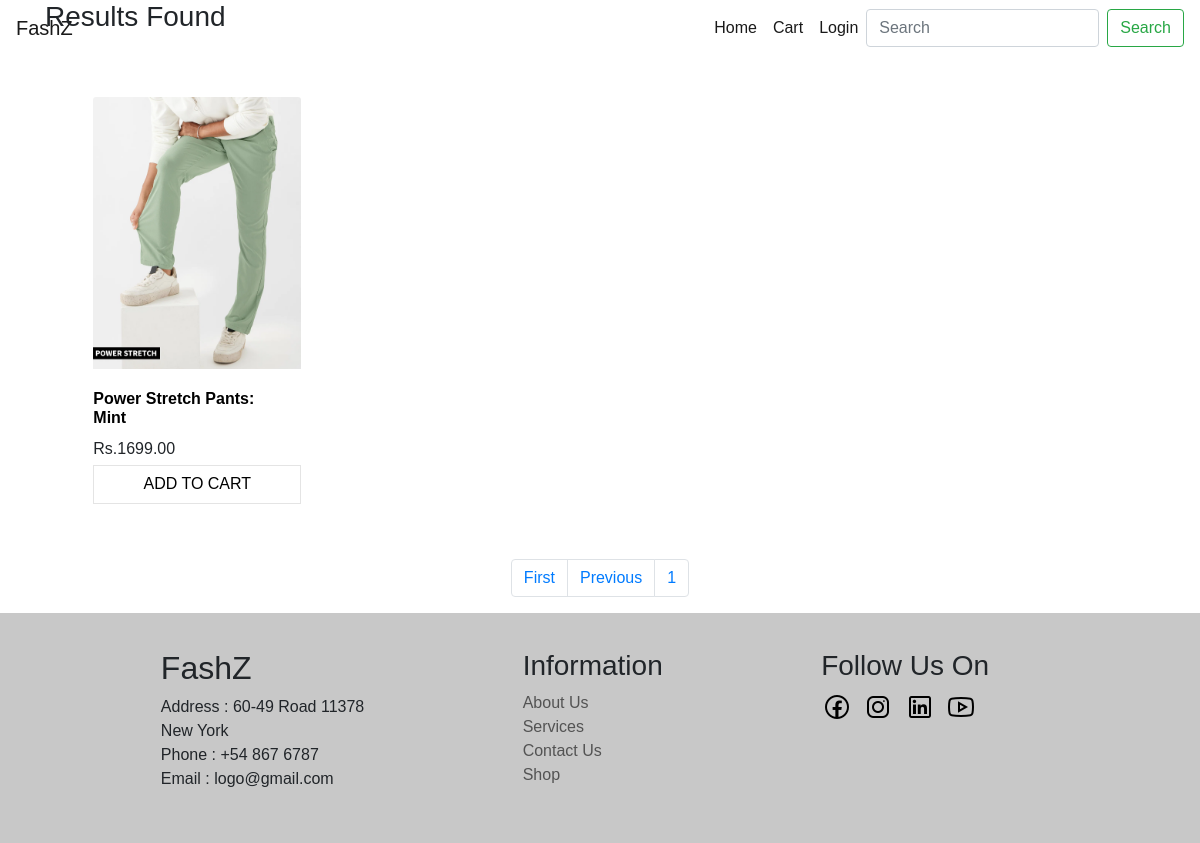
The page /allProducts/?page=2 on the database as committed earlier.
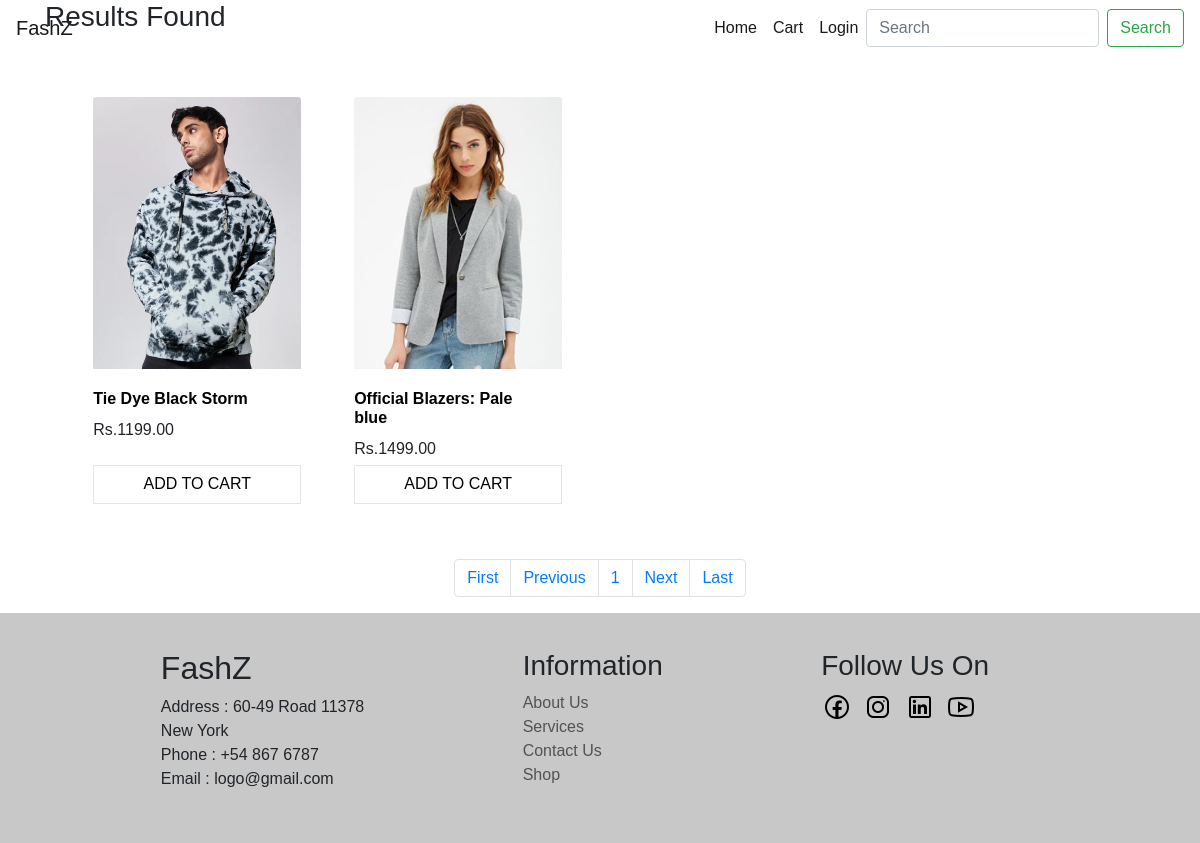
The same page on the database as committed later.
### app1/models.py (models this page shows, shortened)
class product(models.Model):
    product_name = models.CharField(max_length=50)
    product_desc = models.CharField(max_length=200)
    product_img = models.ImageField(upload_to='image/proimg')
    product_price = models.DecimalField(max_digits=6,decimal_places=2)
    cate = models.ForeignKey(Category,on_delete=models.CASCADE,null=True,blank=True)

### app1/views.py (the view)
# urls.py: path('allProducts/',views.allProducts,name='allProducts'),
def allProducts(request):
    p = Paginator(product.objects.all(),2)
    page = request.GET.get('page')
    pa = p.get_page(page)
    return render(request,'allProducts.html',{"k":pa})

### templates/allProducts.html
{% extends 'home.html' %}
{% load static %}
{% block body_block %}
<div class="container">
<div class="row">
    <div class="col">
        <h3>{{c}} Results Found</h3>
        <div class="row proRow">
            {% for i in k %}
            <div class="col-lg-3">
                <div class="card" id="crd1" style="width: 13rem;">
                    <div class="s"><img src="{{ i.product_img.url }}" class="card-img-top" class="crdimg" alt="..."></div>
                    <div class="card-body">
                      <h5 class="card-title">
                        <b><a href="{% url 'pro_view' i.id %}">{{i.product_name}}</a></b></h5>
                      <h5 class="card-title">Rs.{{i.product_price}}</h5>
                    </div>
                    <a href="{% url 'addcart' i.id %}" class="addbtn"><span>ADD TO CART</span></a>
                </div>
            </div>
            {% endfor %}
        </div>
        <div class="row justify-content-center">
            <nav aria-label="Page navigation example">
                <ul class="pagination">
                    {% if k.has_previous %}
                    <li class="page-item"><a class="page-link" href="?page=1">First</a></li>
                    <li class="page-item"><a class="page-link" href="?page={{k.previous_page_number}}">Previous</a></li>
                    {% endif %}
                    <li class="page-item"><a class="page-link" href="#">1</a></li>
                    {% if k.has_next %}
                    <li class="page-item"><a class="page-link" href="?page={{k.next_page_number}}">Next</a></li>
                    <li class="page-item"><a class="page-link" href="">Last</a></li>
                    {% endif %}
                </ul>
            </nav>
        </div>
    </div>
</div>
</div>
{% endblock %}

Rows that differ between the two databases and show on the page:
changed product: product_img: a different picture; product_name "Power Stretch Pants: Mint" → "Tie Dye Black Storm"; product_price "1699.00" → "1199.00"
added product: product_img (picture), product_name "Official Blazers: Pale blue", product_price "1499.00"
Other text that changed with them:
text now shown: "Next Last"
